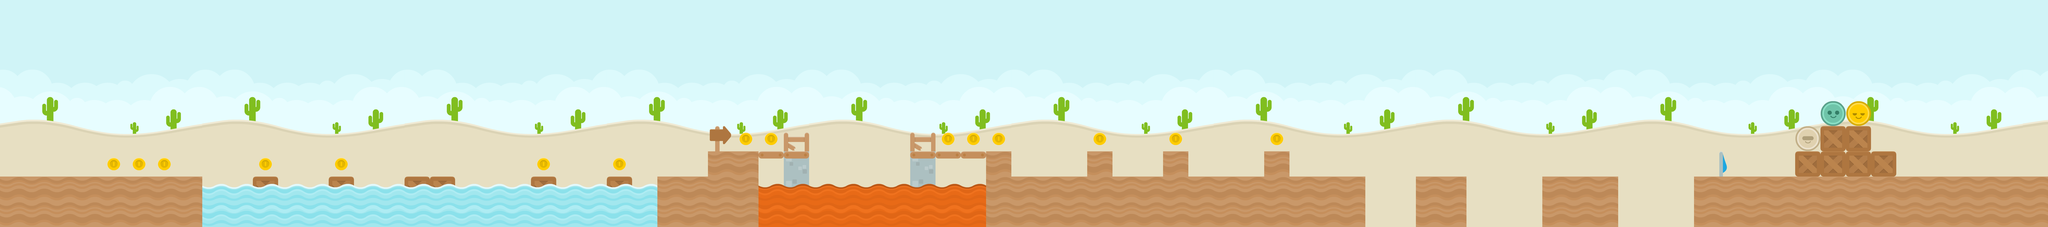

A level layout from a 2D game, rendered from its tile map. Below: a short description, then the map file with tile-grid data replaced by summaries:
An orthogonal 81x9 tile map with 128x128 px tiles, 3 tile layers (Tile Layer 1, Tile Layer 2, Tile Layer 3), 5 tilesets and 35 objects.

<map version="1.0" orientation="orthogonal" renderorder="right-down" width="81" height="9" tilewidth="128" tileheight="128" nextobjectid="48">
 <tileset firstgid="1" name="spritesheet_items" tilewidth="128" tileheight="128" tilecount="32" columns="8">
  <image source="../tilesets/spritesheet_items.png" width="1024" height="512" />
 </tileset>
 <tileset firstgid="33" name="colored_desert" tilewidth="128" tileheight="128" tilecount="64" columns="8">
  <image source="../tilesets/colored_desert.png" width="1024" height="1024" />
 </tileset>
 <tileset firstgid="97" name="spritesheet_tiles" tilewidth="128" tileheight="128" spacing="2" margin="1" tilecount="128" columns="8">
  <image source="../tilesets/spritesheet_tiles.png" width="1040" height="2080" />
 </tileset>
 <tileset firstgid="225" name="players" tilewidth="128" tileheight="128" tilecount="4" columns="4">
  <image source="../tilesets/players.png" width="512" height="128" />
 </tileset>
 <tileset firstgid="229" name="spritesheet_ground" tilewidth="128" tileheight="128" spacing="2" margin="1" tilecount="128" columns="8">
  <image source="../tilesets/spritesheet_ground.png" width="1040" height="2080" />
 </tileset>
 <layer name="Tile Layer 1" width="81" height="9">
  <data>[729 cells, 720 non-empty, 64 distinct tile ids]</data>
 </layer>
 <layer name="Tile Layer 2" width="81" height="9">
  <data>[729 cells, 105 non-empty, 18 distinct tile ids]</data>
 </layer>
 <objectgroup name="Object Layer 1">
  <object id="2" x="8576" y="896" width="1664" height="256" />
  <object id="3" x="7808" y="896" width="384" height="256" />
  <object id="4" x="7168" y="896" width="256" height="256" />
  <object id="5" x="6400" y="768" width="128" height="384" />
  <object id="6" x="6528" y="896" width="384" height="256" />
  <object id="7" x="6016" y="896" width="384" height="256" />
  <object id="8" x="5888" y="768" width="128" height="384" />
  <object id="9" x="5632" y="896" width="256" height="256" />
  <object id="10" x="5504" y="768" width="128" height="384" />
  <object id="12" x="5120" y="896" width="384" height="256" />
  <object id="19" x="3328" y="896" width="256" height="256" />
  <object id="20" x="3072" y="896" width="128" height="128" />
  <object id="21" x="2688" y="896" width="128" height="128" />
  <object id="22" x="2048" y="896" width="256" height="128" />
  <object id="23" x="1664" y="896" width="128" height="128" />
  <object id="24" x="1280" y="896" width="128" height="128" />
  <object id="26" x="0" y="896" width="1024" height="256" />
  <object id="44" x="4608" y="768" width="512" height="384" />
  <object id="47" x="3584" y="768" width="512" height="384" />
 </objectgroup>
 <objectgroup name="Object Layer 2">
  <object id="27" x="542.667" y="800" width="64" height="64">
   <ellipse />
  </object>
  <object id="28" x="670.667" y="800" width="64" height="64">
   <ellipse />
  </object>
  <object id="29" x="798.667" y="800" width="64" height="64">
   <ellipse />
  </object>
  <object id="30" x="1310.67" y="800" width="64" height="64">
   <ellipse />
  </object>
  <object id="31" x="1694.67" y="800" width="64" height="64">
   <ellipse />
  </object>
  <object id="32" x="2718.67" y="800" width="64" height="64">
   <ellipse />
  </object>
  <object id="33" x="3102.67" y="800" width="64" height="64">
   <ellipse />
  </object>
  <object id="34" x="3742.67" y="672" width="64" height="64">
   <ellipse />
  </object>
  <object id="35" x="3870.67" y="672" width="64" height="64">
   <ellipse />
  </object>
  <object id="36" x="4766.67" y="672" width="64" height="64">
   <ellipse />
  </object>
  <object id="37" x="4894.67" y="672" width="64" height="64">
   <ellipse />
  </object>
  <object id="38" x="5534.67" y="672" width="64" height="64">
   <ellipse />
  </object>
  <object id="39" x="6430.67" y="672" width="64" height="64">
   <ellipse />
  </object>
  <object id="40" x="5022.67" y="672" width="64" height="64">
   <ellipse />
  </object>
  <object id="41" x="5918.67" y="672" width="64" height="64">
   <ellipse />
  </object>
 </objectgroup>
 <objectgroup name="Object Layer 3">
  <object id="1" x="8832" y="0" width="128" height="896" />
 </objectgroup>
 <layer name="Tile Layer 3" width="81" height="9">
  <data>[729 cells, 127 non-empty, 9 distinct tile ids]</data>
 </layer>
</map>
